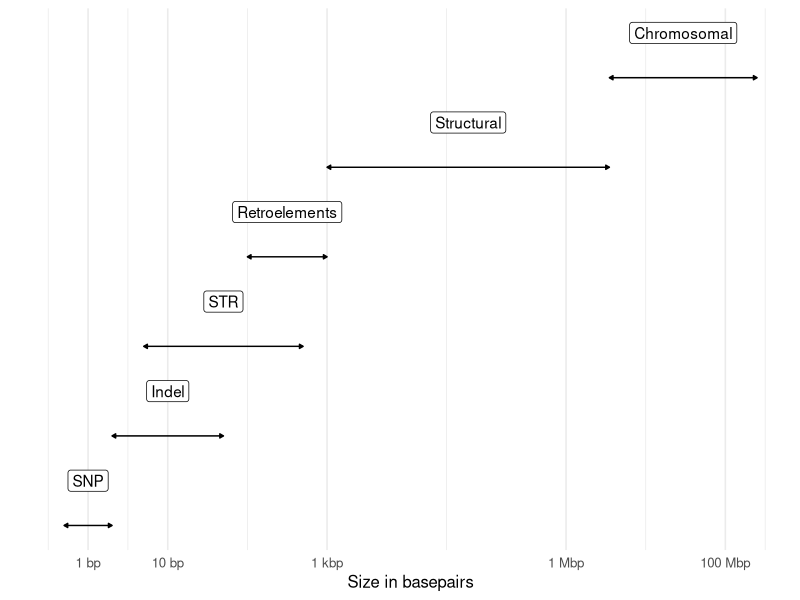

Write R code to recreate this figure.
## ---- chunk 1
#| echo: false

# font size for plotting
base_size <- function(html = 16, latex = 10) {
  size = 12
  if (knitr::is_html_output()) {
    size = html
  } else if (knitr::is_latex_output()) {
    size = latex
  }
  size
}
## ---- chunk 2
#| label: variant_types
require(dplyr)
require(ggplot2)

variant_types <- tribble(
  ~type, ~magnitude_start, ~magnitude_end, ~x,
  "SNP", 0.5, 2, 1,
  "Indel", 2, 50, 2,
  "STR", 5, 500, 3,
  "Retroelements", 100, 1000, 4,
  "Structural", 1000, 3.5e6, 5,
  "Chromosomal", 3.5e6, 2.5e8, 6
)

# find middle between 2 points on log10 scale
middle_log10 <- function(start, end) {
  10^( (log10(start) + log10(end)) / 2)
}

ggplot(
  variant_types,
  aes(
    x = x,
    xend = x,
    y = magnitude_start,
    yend = magnitude_end
)) +
  geom_segment(
    arrow = arrow(length = unit(3, "points"),
    type = "closed", ends = "both")
  ) +
  geom_label(
    aes(
      label = type,
      x = x + 0.5,
      y = middle_log10(magnitude_start, magnitude_end),
    label.size = base_size(),
    size.unit = "pt"
    )
  ) +
  scale_x_continuous("", breaks = NULL) +
  scale_y_continuous(
    "Size in basepairs",
    transform = "log10",
    breaks = c(1e0, 1e1, 1e3, 1e6, 1e8),
    labels = c("1 bp", "10 bp", "1 kbp", "1 Mbp", "100 Mbp")
  ) +
  coord_flip() +
  theme_minimal(base_size = base_size())
